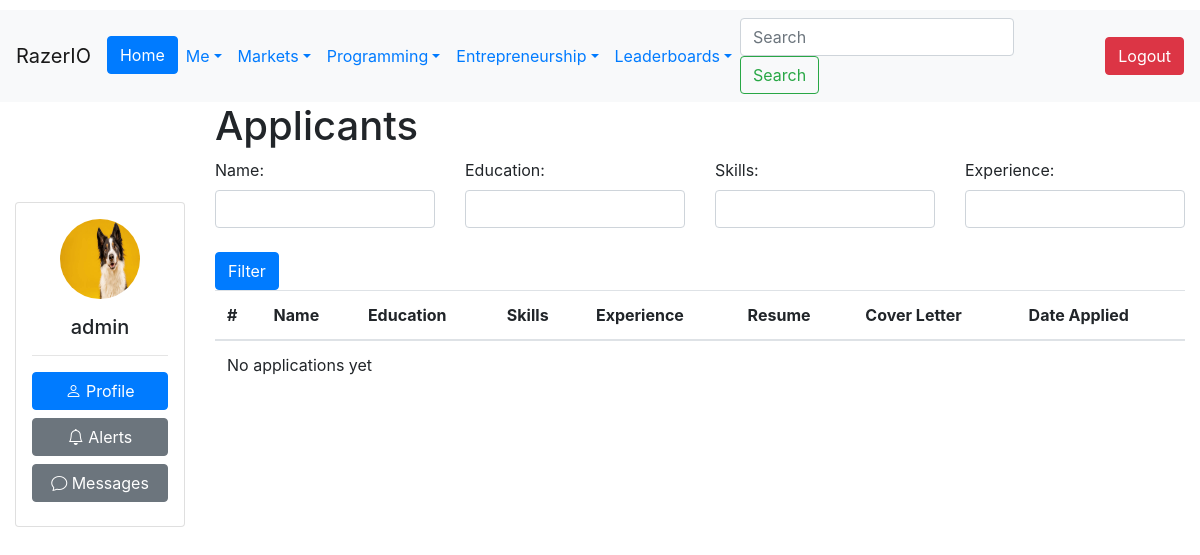
Before: /market/jobs/12/applicants/ (signed in) with the older database file.
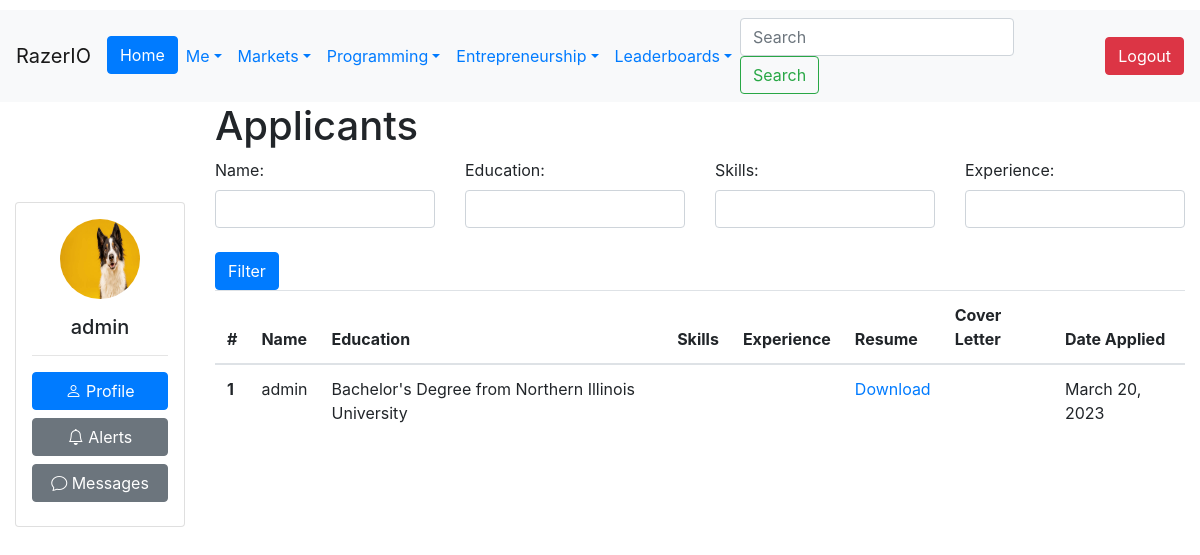
After: the same page with the newer database file.
### Jobs/models.py (models this page shows, shortened)
class JobApplication(models.Model):
    applicant = models.ForeignKey(User, on_delete=models.CASCADE)
    job_listing = models.ForeignKey(JobListing, on_delete=models.CASCADE)
    date_applied = models.DateTimeField(auto_now_add=True)
    notes = models.TextField(max_length=500, null=True, blank=True)
    class Meta:
        unique_together = ('applicant', 'job_listing')

### Users/models.py (models this page shows, shortened)
class CustomUser(AbstractUser):
    Bio = models.CharField(max_length=240, default='')
    Salary = models.IntegerField(default=0)
    Company = models.ForeignKey('Company.Company', on_delete=models.CASCADE,
                                   null=True, blank=True)
    Country = models.ForeignKey(Country, on_delete=models.CASCADE, null=True)
    Region = models.ForeignKey(Region, on_delete=models.CASCADE, null=True)
    ProfilePic = models.ImageField(upload_to=upload_to, null=True, blank=True)
    Skill = models.ManyToManyField(Skill, through="User_Skill")
    Company_Verified_Email = models.BooleanField(default=False)
    badges = models.JSONField(default=dict)
    experience_level = models.CharField(choices=EXPERIENCE_LEVEL_CHOICES, max_length=50, default='Principal')
    DateOfBirth = models.DateField(null=True, blank=True)

class Education(models.Model):
    DEGREE_TYPE_CHOICES = (
        ('None', 'None'),
        ('High School', 'High School'),
        ('Associate\'s Degree', 'Associate\'s Degree'),
        ('Bachelor\'s Degree', 'Bachelor\'s Degree'),
        ('Master\'s Degree', 'Master\'s Degree'),
        ('Doctorate', 'Doctorate'),
        ('Other', 'Other'),
    )
    user = models.ForeignKey(User, on_delete=models.CASCADE, related_name='education')
    degree_type = models.CharField(max_length=18, choices=DEGREE_TYPE_CHOICES, default='none')
    major = models.CharField(max_length=100, blank=True)
    start_date = models.DateField()
    end_date = models.DateField(blank=True, null=True)
    gpa = models.DecimalField(max_digits=3, decimal_places=2, blank=True, null=True)
    description = models.TextField(blank=True, help_text="Describe your thoughts")
    location = models.CharField(max_length=255)
    activities_awards_and_societies = models.TextField(blank=True)
    institution = models.ForeignKey('Company.University', on_delete=models.CASCADE,
                                    default=None, blank=True, null=True)
    def __str__(self):
        return f"{self.degree_type} from {self.institution}"

### Company/models.py (models this page shows)
class University(models.Model):
    Name = models.CharField(max_length=256)
    About = models.TextField(max_length=10000, default='', blank=True, null=True)
    Employees = models.ManyToManyField('Users.CustomUser', blank=True)
    Students = models.IntegerField(null=True, blank=True)
    LastEditedBy = models.ForeignKey('Users.CustomUser', null=True, blank=True, on_delete=models.SET_NULL,
                                     related_name='edited_universities')
    Website = models.URLField(blank=True)
    Email_Domain = models.CharField(blank=True, max_length=50)
    def __str__(self):
        return f'{self.Name}'

### Jobs/views.py (the view)
# urls.py: path('jobs/<int:job_id>/applicants/', job_applicants, name='job_applicants'),
def job_applicants(request, job_id):
    job_listing = get_object_or_404(JobListing, id=job_id)
    job_applications = JobApplication.objects.filter(job_listing=job_listing)
    context = {
        'job_listing': job_listing,
        'job_applications': job_applications
    }
    return render(request, 'view_job_applicants.html', context)

### templates/view_job_applicants.html (shortened to what this page needs)
{% extends 'base.html' %}
{% block content %}
  <h1>{{ job_listing.Job_Title }} Applicants</h1>
  <form method="get" id="filter-form">
    <div class="row">
      <div class="col-md-3">
        <label for="name-filter">Name:</label>
        <input type="text" name="name" id="name-filter" class="form-control" value="{{ request.GET.name }}">
      </div>
      <div class="col-md-3">
        <label for="education-filter">Education:</label>
        <input type="text" name="education" id="education-filter" class="form-control" value="{{ request.GET.education }}">
      </div>
      <div class="col-md-3">
        <label for="skills-filter">Skills:</label>
        <input type="text" name="skills" id="skills-filter" class="form-control" value="{{ request.GET.skills }}">
      </div>
      <div class="col-md-3">
        <label for="experience-filter">Experience:</label>
        <input type="text" name="experience" id="experience-filter" class="form-control" value="{{ request.GET.experience }}">
      </div>
    </div>
    <br>
    <button type="submit" class="btn btn-primary">Filter</button>
  </form>
  <table class="table">
    <thead>
      <tr>
        <th scope="col">#</th>
        <th scope="col">Name</th>
        <th scope="col">Education</th>
        <th scope="col">Skills</th>
        <th scope="col">Experience</th>
        <th scope="col">Resume</th>
        <th scope="col">Cover Letter</th>
        <th scope="col">Date Applied</th>
      </tr>
    </thead>
    <tbody>
      {% for application in job_applications %}
        <tr>
          <th scope="row">{{ forloop.counter }}</th>
          <td>{{ application.applicant.username }}</td>
          <td>{{ application.applicant.education.all|join:", " }}</td>
          <td>{{ application.skills.all|join:", " }}</td>
          <td>{{ application.applicant.experience.all|join:", " }}</td>
          <td><a href="{{ application.resume.url }}" download>Download</a></td>
          <td>{{ application.cover_letter }}</td>
          <td>{{ application.date_applied|date:"F d, Y" }}</td>
        </tr>
      {% empty %}
        <tr>
          <td colspan="8">No applications yet</td>
        </tr>
      {% endfor %}
    </tbody>
  </table>
{% endblock %}

Changed rows visible on the page:
added JobApplication: applicant.username "admin", applicant.education.all "Bachelor's Degree from Northern Illinois University", date_applied "March 20, 2023"
Other visible differences:
text no longer shown: "No applications yet"
